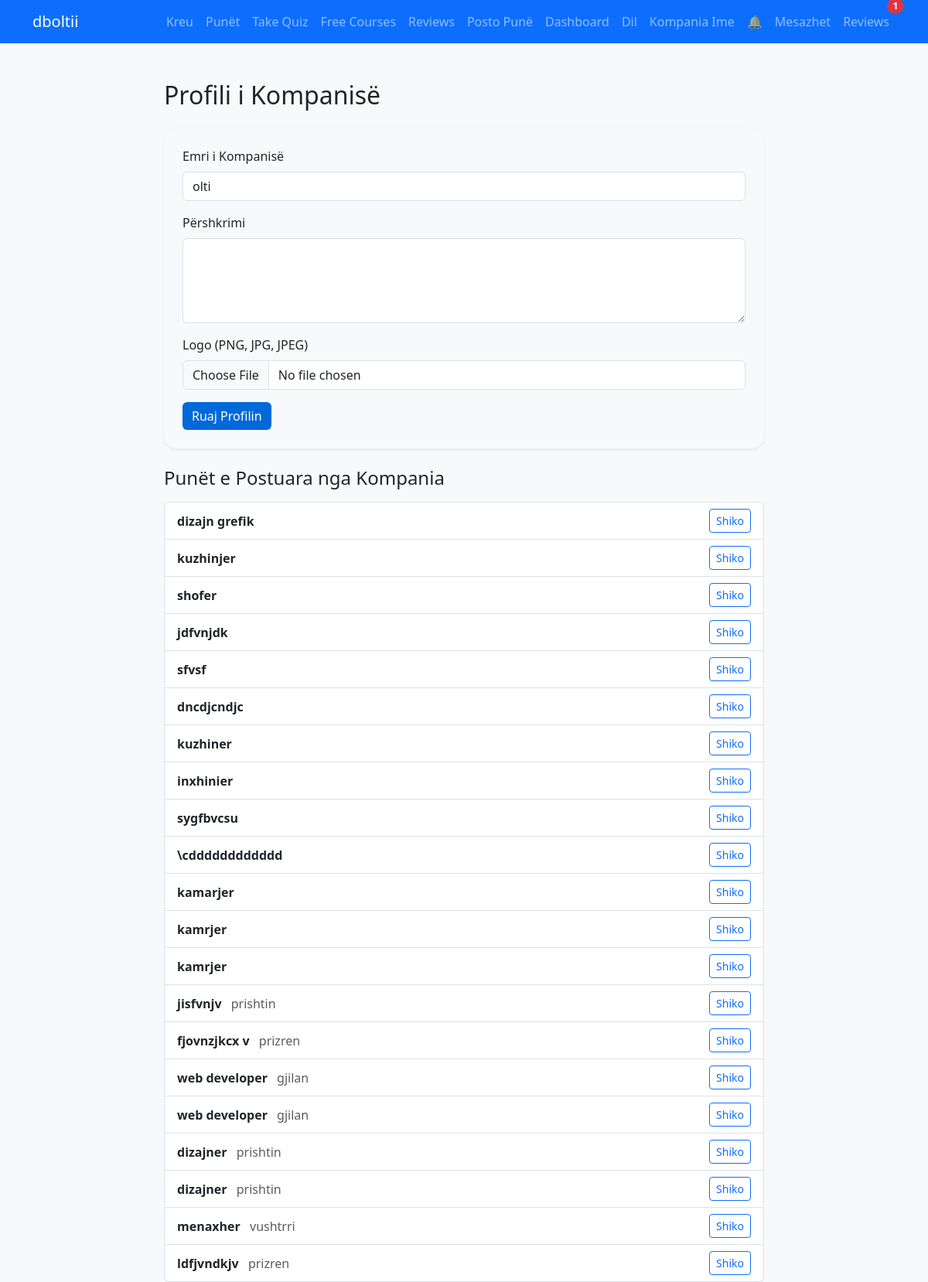
Page /company_profile.php (signed in) on the committed database.
### tables this page shows
CREATE TABLE `companies` (
  `id` int(11) NOT NULL,
  `user_id` int(11) NOT NULL,
  `name` varchar(100) NOT NULL,
  `description` text DEFAULT NULL,
  `logo` varchar(255) DEFAULT NULL,
  `created_at` datetime DEFAULT current_timestamp()
);

CREATE TABLE `jobs` (
  `id` int(11) NOT NULL,
  `user_id` int(11) NOT NULL,
  `title` varchar(255) NOT NULL,
  `city` varchar(50) NOT NULL,
  `status` varchar(10) NOT NULL DEFAULT 'open',
  `phone` varchar(30) DEFAULT NULL,
  `description` text DEFAULT NULL,
  `created_at` timestamp NOT NULL DEFAULT current_timestamp(),
  `contact` varchar(9) DEFAULT NULL,
  `category` int(255) DEFAULT NULL,
  `image` varchar(255) DEFAULT NULL,
  `salary` varchar(50) NOT NULL
);

### company_profile.php (the view, shortened to what this page needs)
<?php
include('inc/db.php');
$user_id = $_SESSION['user_id'];
$stmt = $conn->prepare("SELECT * FROM companies WHERE user_id = ?");
$stmt->bind_param("i", $user_id);
$stmt->execute();
$company = $stmt->get_result()->fetch_assoc();
$stmt = $conn->prepare("SELECT id, title, city FROM jobs WHERE user_id = ?");
$stmt->bind_param("i", $user_id);
$stmt->execute();
$jobs = $stmt->get_result();
include('inc/header.php');
?>
<div class="container mt-5" style="max-width: 800px;">
  <h2 class="mb-4">Profili i Kompanisë</h2>
  <form method="post" enctype="multipart/form-data" class="mb-4 p-4 rounded-4 shadow-sm bg-light">
    <div class="mb-3">
      <label class="form-label">Emri i Kompanisë</label>
      <input type="text" class="form-control" name="name" required value="<?php echo isset($company['name']) ? htmlspecialchars($company['name']) : ''; ?>">
    </div>
    <div class="mb-3">
      <label class="form-label">Përshkrimi</label>
      <textarea class="form-control" name="description" rows="4"><?php echo isset($company['description']) ? htmlspecialchars($company['description']) : ''; ?></textarea>
    </div>
    <div class="mb-3">
      <label class="form-label">Logo (PNG, JPG, JPEG)</label>
      <input type="file" class="form-control" name="logo" accept=".png,.jpg,.jpeg,image/png,image/jpeg">
    </div>
    <button type="submit" class="btn btn-primary">Ruaj Profilin</button>
  </form>
  <h4 class="mb-3">Punët e Postuara nga Kompania</h4>
  <?php if ($jobs->num_rows > 0): ?>
    <ul class="list-group">
      <?php while($job = $jobs->fetch_assoc()): ?>
        <li class="list-group-item d-flex justify-content-between align-items-center">
          <span>
            <strong><?php echo htmlspecialchars($job['title']); ?></strong>
            <span class="text-muted ms-2"><?php echo htmlspecialchars($job['city']); ?></span>
          </span>
          <a href="jobs.php?id=<?php echo $job['id']; ?>" class="btn btn-outline-primary btn-sm">Shiko</a>
        </li>
      <?php endwhile; ?>
    </ul>
  <?php else: ?>
    <div class="alert alert-info">Nuk keni postuar ende asnjë punë.</div>
  <?php endif; ?>
</div>
<?php include('inc/footer.php'); ?>

### css/style.css (style rules this page uses)
body { background-color: #f8f9fa; }
.btn-primary { background-color: #0069d9; border: none; }

### rows in the picture
companies: name "olti"
jobs: title "dizajn grefik"
jobs: title "kuzhinjer"
jobs: title "shofer"
jobs: title "jdfvnjdk"
jobs: title "sfvsf"
jobs: title "dncdjcndjc"
jobs: title "kuzhiner"
jobs: title "inxhinier"
jobs: title "sygfbvcsu"
jobs: title "\\cdddddddddddd"
jobs: title "kamarjer"
jobs: title "kamrjer"
jobs: title "kamrjer"
jobs: title "jisfvnjv", city "prishtin"
jobs: title "fjovnzjkcx v", city "prizren"
jobs: title "web developer", city "gjilan"
jobs: title "web developer", city "gjilan"
jobs: title "dizajner", city "prishtin"
jobs: title "dizajner", city "prishtin"
jobs: title "menaxher", city "vushtrri"
jobs: title "ldfjvndkjv", city "prizren"

### other values in the picture
$new_applications "1"
